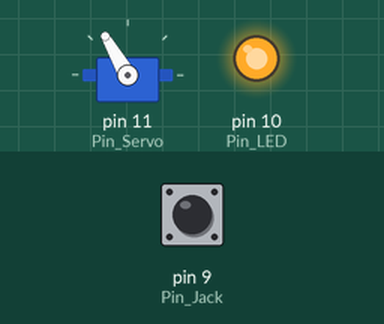
This sketch was run on a simulated Arduino Uno, built with avr-gcc and run on an emulated ATmega328P. Parts: servo, output pins drawn as LEDs (lit = HIGH). The test bench sets the inputs (shaded band); at power-on: pin 9 (Pin_Jack) HIGH. What the sketch prints to the serial monitor is not drawn.

Above: at 1.2 s.
1.3 s: pin 9 (Pin_Jack) pulled LOW for 0.15 s
At 1.37 s:
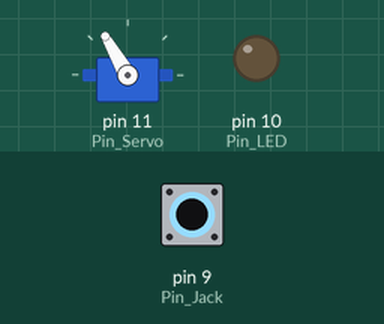
At 2.4 s:
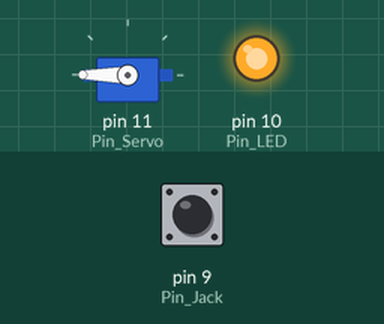
Timing chart, 0 to 4.3 s (numbered marks = the images above; inputs shaded):
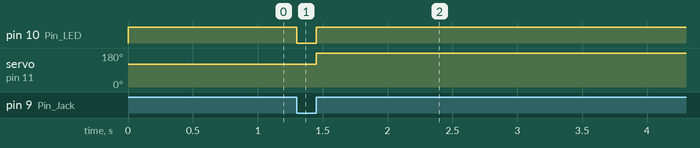

The sketch:

Programme_sequenceur.ino
```cpp
/*****************************************/
#include <Servo.h> //bibliothéque servo (déjà présente sur arduino)
Servo Servomoteur; //créer un objet servo
const int Pin_LED= 10;
const int Pin_Jack = 9;
const int Pin_Servo = 11;
const int Position_initiale=120;
const int Position_finale=180;

unsigned long dt1=7.6*0.8;    //temps avant plage d'ouverture para en sec
unsigned long dt2=7.6*1.2;    //temps ouverture para obligatoire en sec
unsigned long dt1_millis;
unsigned long dt2_millis;
unsigned long t1_millis;
unsigned long t2_millis;
unsigned long t0;


void Ouverture(){
  Servomoteur.write(Position_finale);
  digitalWrite(Pin_LED, HIGH);
}

void setup() {
  Servomoteur.attach(Pin_Servo);   // Attache le servomoteur au PinServo
  Servomoteur.write(Position_initiale);          // Met le servomoteur en position
  dt1_millis=dt1*1000;
  dt2_millis=dt2*1000;
  Serial.begin(19200);
  pinMode(Pin_Jack,INPUT_PULLUP);              //set as INPUT
  pinMode(Pin_LED,OUTPUT);
  digitalWrite(Pin_LED, HIGH);
}

void loop() {
  if(LOW==digitalRead(Pin_Jack)){
    t0 = millis();                            // prend T0
    Serial.print('1');
    digitalWrite(Pin_LED, LOW);
    t1_millis = dt1_millis+t0;
    t2_millis = dt2_millis+t0;
    while(millis()<=t1_millis && LOW==digitalRead(Pin_Jack)){
      Serial.print('1');
    }
    while(millis()<=t2_millis && LOW==digitalRead(Pin_Jack)){
      Serial.print('2');
      if(Serial.available() && Serial.read()=='1' && LOW==digitalRead(Pin_Jack)){
        Serial.print('3');
        Ouverture();
        while(1){
          Serial.print('3');
        }
      }
    }
    Serial.print('4');
    Ouverture();
    while(1){
      Serial.print('4');
    }
  }
  else
  {
    Serial.print('0');
  }
}
```

Measured:
- after the input at 1.3 s, pin 10 (Pin_LED): HIGH → LOW at once, → HIGH 0.15 s later; servo on pin 11 (Pin_Servo): 120° → 180° after 0.15 s
